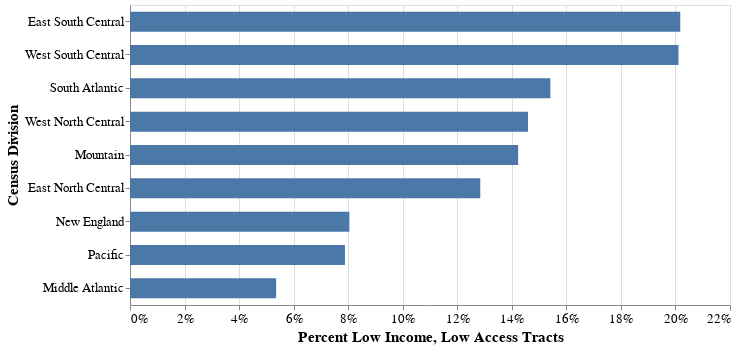

Notebook code cell kept with this figure:
### Code cell
# Visualize
alt.Chart(d).mark_bar(size=20).encode(
    y=alt.Y('Census Division_:N', title='Census Division', sort='-x'),
    x=alt.X('LILATracts_1And10_mean:Q', axis=alt.Axis(format='%'), title='Percent Low Income, Low Access Tracts'),
).properties(
    height=300,
    width=600
).configure_axis(
    labelFontSize=13,
    titleFontSize=15
)

### Figure 1 — Vega-Lite specification as saved in the notebook (floating-point values rounded to 4 significant figures)
{"config": {"view": {"continuousWidth": 400, "continuousHeight": 300}, "axis": {"labelFontSize": 13, "titleFontSize": 15}}, "data": {"name": "data-f7928f836fd4056d624fd30437c72d8e"}, "mark": {"type": "bar", "size": 20}, "encoding": {"x": {"axis": {"format": "%"}, "field": "LILATracts_1And10_mean", "title": "Percent Low Income, Low Access Tracts", "type": "quantitative"}, "y": {"field": "Census Division_", "sort": "-x", "title": "Census Division", "type": "nominal"}}, "height": 300, "width": 600, "$schema": "https://vega.github.io/schema/vega-lite/v4.17.0.json", "datasets": {"data-f7928f836fd4056d624fd30437c72d8e": [{"Census Division_": "East North Central", "LILATracts_1And10_sum": 1503, "LILATracts_1And10_count": 11703, "LILATracts_1And10_mean": 0.1284}, {"Census Division_": "East South Central", "LILATracts_1And10_sum": 894, "LILATracts_1And10_count": 4431, "LILATracts_1And10_mean": 0.2018}, {"Census Division_": "Middle Atlantic", "LILATracts_1And10_sum": 539, "LILATracts_1And10_count": 10061, "LILATracts_1And10_mean": 0.05357}, {"Census Division_": "Mountain", "LILATracts_1And10_sum": 742, "LILATracts_1And10_count": 5214, "LILATracts_1And10_mean": 0.1423}, {"Census Division_": "New England", "LILATracts_1And10_sum": 270, "LILATracts_1And10_count": 3357, "LILATracts_1And10_mean": 0.08043}, {"Census Division_": "Pacific", "LILATracts_1And10_sum": 810, "LILATracts_1And10_count": 10278, "LILATracts_1And10_mean": 0.07881}, {"Census Division_": "South Atlantic", "LILATracts_1And10_sum": 2059, "LILATracts_1And10_count": 13359, "LILATracts_1And10_mean": 0.1541}, {"Census Division_": "West North Central", "LILATracts_1And10_sum": 768, "LILATracts_1And10_count": 5263, "LILATracts_1And10_mean": 0.1459}, {"Census Division_": "West South Central", "LILATracts_1And10_sum": 1627, "LILATracts_1And10_count": 8090, "LILATracts_1And10_mean": 0.2011}]}}
